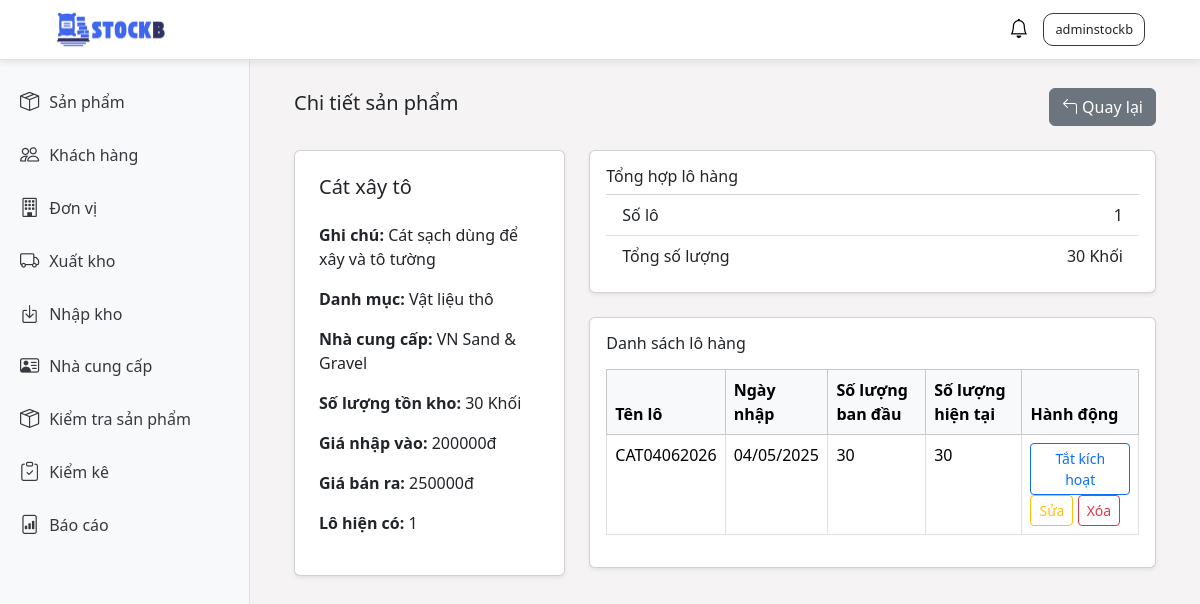
The app's page /product/2/ (signed in), older data.
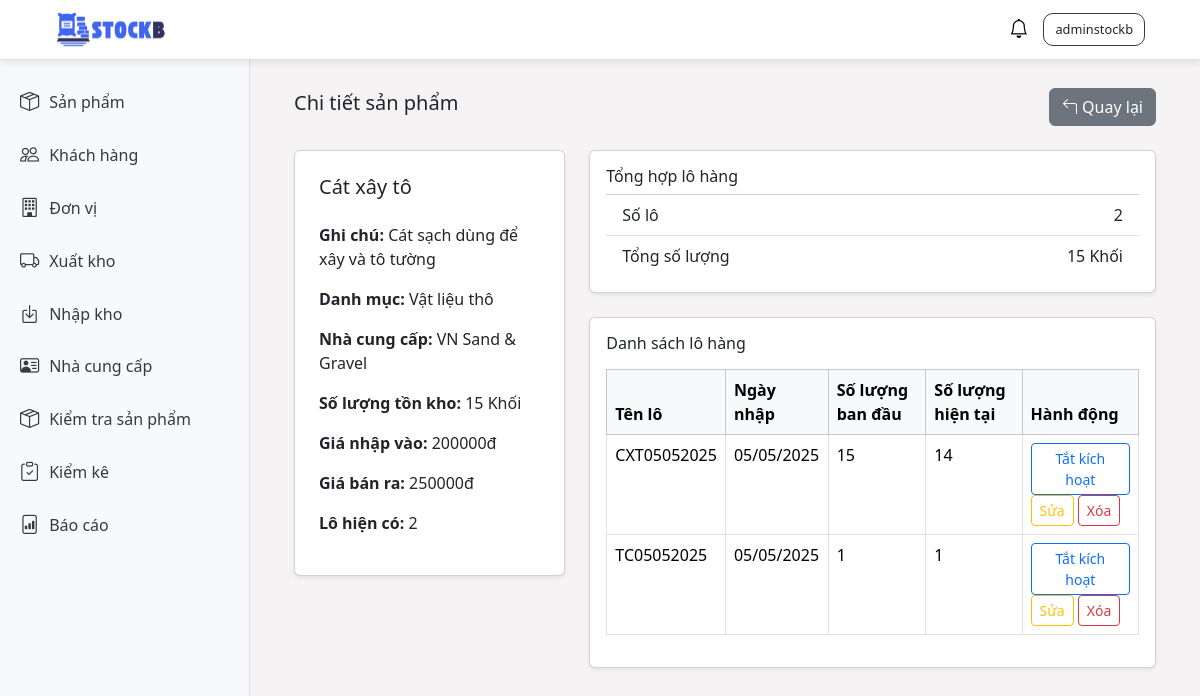
The same page, newer data.
### stockb/models.py (models this page shows, shortened)
class Product(models.Model):
    product_name = models.CharField(max_length=100)
    description = models.TextField(blank=True)
    purchase_price = models.DecimalField(max_digits=10, decimal_places=0)
    selling_price = models.DecimalField(max_digits=10, decimal_places=0)
    minimum_stock = models.IntegerField(default=0)
    inspection_time = models.DateTimeField()
    category = models.ForeignKey(ProductCategory, on_delete=models.CASCADE)
    unit = models.ForeignKey(Unit, on_delete=models.CASCADE)
    supplier = models.ForeignKey(Supplier, on_delete=models.CASCADE)
    created_at = models.DateTimeField(auto_now_add=True)
    updated_at = models.DateTimeField(auto_now=True)

class ProductCategory(models.Model):
    category_name = models.CharField(max_length=100)
    description = models.TextField(
        blank=True,
        null=True
    )
    created_at = models.DateTimeField(auto_now_add=True)
    updated_at = models.DateTimeField(auto_now=True)

class Supplier(models.Model):
    supplier_name = models.CharField(max_length=100)
    company_name = models.CharField(max_length=100)
    tax_code = models.CharField(max_length=50)
    address = models.TextField()
    phone = models.CharField(max_length=20)
    email = models.EmailField()
    notes = models.TextField(blank=True, null=True)
    created_at = models.DateTimeField(auto_now_add=True)
    updated_at = models.DateTimeField(auto_now=True)

class Unit(models.Model):
    unit_name = models.CharField(max_length=50)
    unit_symbol = models.CharField(max_length=10)
    created_at = models.DateTimeField(auto_now_add=True)
    updated_at = models.DateTimeField(auto_now=True)

class ProductDetail(models.Model):
    STATUS_CHOICES = [
        ('ACTIVE', 'Kích hoạt'),
        ('UNACTIVE', 'Tắt kích hoạt'),
    ]
    product = models.ForeignKey(Product, on_delete=models.CASCADE, related_name='product_details')
    stock_in_detail = models.ForeignKey(StockInDetail, on_delete=models.CASCADE, related_name='product_details')
    product_batch = models.CharField(max_length=100)
    initial_quantity = models.IntegerField()
    remaining_quantity = models.IntegerField()
    import_date = models.DateTimeField()
    status = models.CharField(
        max_length=20,
        choices=STATUS_CHOICES,
        default='ACTIVE'
    )
    expiry_date = models.DateTimeField(blank=True, null=True)
    created_at = models.DateTimeField(auto_now_add=True)
    updated_at = models.DateTimeField(auto_now=True)
    class Meta:
        unique_together = ('product', 'product_batch')

### stockb/views/product_views.py (the view)
# urls.py: path('product/<int:pk>/', product_views.product_detail, name='product_detail'),
@login_required
def product_detail(request, pk):
    product = get_object_or_404(Product, pk=pk)
    product_details = ProductDetail.objects.filter(product=product).select_related('product__category', 'product__unit').order_by('status')
    total_remaining_quantity = ProductDetail.objects.filter(
        product=product, status='ACTIVE'
    ).aggregate(total=Sum('remaining_quantity'))['total'] or 0
    context = {
        "title": f"Chi tiết sản phẩm - {product.product_name}",
        "product": product,
        "product_details": product_details,
        "total_remaining_quantity": total_remaining_quantity,
    }
    return render(request, 'product/product_detail.html', context)

### stockb/context_processors.py (called while the page is built)
def notifications(request):
    return {
        'notifications': Notification.objects.all()[:50]
    }

### stockb/templates/product/product_detail.html (shortened to what this page needs)
{% extends 'base.html' %}
{% block content %}
<div class="container mt-4">
  <div class="d-flex justify-content-between align-items-center mb-4">
      <h5>Chi tiết sản phẩm</h5>
      <a class="btn btn-secondary" href="{% url 'product' %}">
          <i class="bi bi-arrow-90deg-left"></i>
          Quay lại
      </a>
    </div>
  <div class="row">
    <div class="col-md-4">
      <div class="card shadow-sm p-4">
        <h5 class="mb-4">{{ product.product_name }}</h5>
        <p><strong>Ghi chú:</strong> {{ product.description|default:"Không có" }}</p>
        <p><strong>Danh mục:</strong> {{ product.category.category_name }}</p>
        <p><strong>Nhà cung cấp:</strong> {{ product.supplier.company_name }}</p>
        <p><strong>Số lượng tồn kho:</strong> {{ total_remaining_quantity }} {{ product.unit.unit_name }}</p>
        <p><strong>Giá nhập vào:</strong> {{ product.purchase_price }}đ</p>
        <p><strong>Giá bán ra:</strong> {{ product.selling_price }}đ</p>
        <p><strong>Lô hiện có:</strong> {{ product_details.count }}</p>
      </div>
    </div>
    <div class="col-md-8">
      <div class="card shadow-sm p-3 mb-4">
        <h6>Tổng hợp lô hàng</h6>
        <ul class="list-group list-group-flush">
          <li class="list-group-item d-flex justify-content-between">
            <span>Số lô</span><span>{{ product_details.count }}</span>
          </li>
          <li class="list-group-item d-flex justify-content-between">
            <span>Tổng số lượng</span><span>{{ total_remaining_quantity }} {{ product.unit.unit_name }}</span>
          </li>
        </ul>
      </div>
      <div class="card shadow-sm p-3">
        <h6 class="mb-3">Danh sách lô hàng</h6>
        <table class="table table-bordered">
        <thead class="table-light">
          <tr>
            <th>Tên lô</th>
            <th>Ngày nhập</th>
            <th>Số lượng ban đầu</th>
            <th>Số lượng hiện tại</th>
            <th>Hành động</th>
          </tr>
        </thead>
        <tbody>
          {% for detail in product_details %}
          <tr>
            <td>{{ detail.product_batch }}</td>
            <td>{{ detail.import_date|date:"d/m/Y" }}</td>
            <td>{{ detail.initial_quantity }}</td>
            <td>{{ detail.remaining_quantity }}</td>
            <td>
              <form action="{% url 'toggle_product_detail_status' detail.pk %}" method="POST" style="display:inline;">
                <button type="submit" class="btn btn-sm {% if detail.status == 'ACTIVE' %}btn-outline-primary{% else %}btn-outline-success{% endif %}">
                  {% if detail.status == 'ACTIVE' %}Tắt kích hoạt{% else %}Kích hoạt{% endif %}
                </button>
              </form>
              <form action="{% url 'edit_product_detail' detail.pk %}" method="POST" style="display:inline;">
                <button type="submit" class="btn btn-sm btn-outline-warning">Sửa</button>
              </form>
              <form action="{% url 'delete_product_detail' detail.pk %}" method="POST" style="display:inline;">
                <button type="submit" class="btn btn-sm btn-outline-danger">Xóa</button>
              </form>
            </td>
          </tr>
          {% empty %}
          <tr>
            <td colspan="5">Không có lô hàng nào.</td>
          </tr>
          {% endfor %}
        </tbody>
      </table>
      </div>
    </div>
  </div>
</div>
{% endblock %}

### templates/base.html (shortened to what this page needs)
<!DOCTYPE html>
<html lang="vi">
{% load static %}
<head>
    <link href="https://cdn.jsdelivr.net/npm/bootstrap@5.3.3/dist/css/bootstrap.min.css" rel="stylesheet">
    <link rel="stylesheet" href="https://cdnjs.cloudflare.com/ajax/libs/bootstrap-icons/1.11.3/font/bootstrap-icons.min.css">
    <link rel="stylesheet" href="{% static 'css/styles.css' %}">
</head>
<body>
    <div class="header">
        <div class="left-container">
            <img src="{% static 'stockb-logo.png' %}" alt="StockB Logo" />
        </div>
        <div class="d-flex align-items-center">
            <div class="dropdown">
                <button class="notification-btn" id="notificationDropdown" data-bs-toggle="dropdown" aria-expanded="false" aria-label="Thông báo">
                    <i class="bi bi-bell"></i>
                </button>
            </div>
            {% if user.is_authenticated %}
                <div class="dropdown name-user">
                    <button class="dropdown-toggle text-dark bg-transparent border-0" id="dropdownMenuButton1"
                        data-bs-toggle="dropdown" aria-expanded="false">
                        {{ user.username }}
                    </button>
                </div>
            {% else %}
                <div class="name-user">
                    <a class="bg-transparent text-dark border-0 text-decoration-none" href="{% url 'login' %}">Đăng nhập</a>
                </div>
            {% endif %}
        </div>
    </div>
    <div class="sidebar">
        <a href="#" data-bs-toggle="collapse" data-bs-target="#sanphamSubmenu" aria-expanded="false">
            <i class="bi bi-box-seam"></i>Sản phẩm
        </a>
        <a href="/customers"><i class="bi bi-people"></i> Khách hàng</a>
        <a href="/units"><i class="bi bi-building"></i> Đơn vị</a>
        <a href="/stock-out"><i class="bi bi-truck"></i> Xuất kho</a>
        <a href="/stock-in"><i class="bi bi-box-arrow-in-down"></i> Nhập kho</a>
        <a href="/supplier"><i class="bi bi-person-vcard"></i> Nhà cung cấp</a>
        <a href="#" data-bs-toggle="collapse" data-bs-target="#kiemkeSubmenu" aria-expanded="false">
            <i class="bi bi-box-seam"></i> Kiểm tra sản phẩm
        </a>
        <a href="/inventory-check"><i class="bi bi-clipboard-check"></i>Kiểm kê</a>
        <a href="/report"><i class="bi bi-file-bar-graph"></i>Báo cáo</a>
    </div>
    <div class="main-content">
        <div class="container mt-5">
            {% block content %}{% endblock %}
        </div>
    </div>
</body>
</html>

### static/css/styles.css (style rules this page uses)
.header { height: 60px; width: 100%; background-color: #ffffff; display: flex; align-items: center; justify-content: space-between; padding: 0 20px; border-bottom: 1px solid #dee2e6; position: fixed; top: 0; left: 0; z-index: 1000; box-shadow: 0 2px 8px rgba(0, 0, 0, 0.1); }
.header .left-container { display: flex; }
.header .name-user { border: #343a40 solid 1px; padding: 5px; border-radius: 10px; font-size: 80%; margin-right: 35px; font-weight: 600; }
.header img { width: 120px; height: 40px; object-fit: cover; margin-left: 30px; justify-content: center; }
.sidebar { width: 250px; background-color: #F8F9FA; padding-top: 1rem; border-right: 1px solid #dee2e6; height: calc(100vh - 60px); position: fixed; top: 60px; left: 0; }
.sidebar a { color: #343a40; text-decoration: none; display: flex; align-items: center; padding: 12px 20px; font-weight: 500; transition: 0.2s; }
.sidebar i { margin-right: 10px; font-size: 1.2rem; }
.name-user .dropdown-toggle::after { display: none; }
.main-content { margin-left: 250px; margin-top: 20px; padding: 20px; background: #F5F3F3; height: calc(100vh - 20px); overflow-y: auto; }
.notification-btn { position: relative; margin-right: 15px; background: none; border: none; padding: 0; }
.notification-btn .bi-bell { font-size: 1.2rem; }

Row changes from the older to the newer data that the page shows:
removed ProductDetail: product_batch "CAT04062026", import_date "04/05/2025", initial_quantity "30", remaining_quantity "30", status "Tắt kích hoạt"
added ProductDetail: product_batch "CXT05052025", import_date "05/05/2025", initial_quantity "15", remaining_quantity "14", status "Tắt kích hoạt"
added ProductDetail: product_batch "TC05052025", import_date "05/05/2025", initial_quantity "1", remaining_quantity "1", status "Tắt kích hoạt"
Text that changed along with them:
{{ total_remaining_quantity }}: "30" → "15"
{{ product_details.count }}: "1" → "2"
